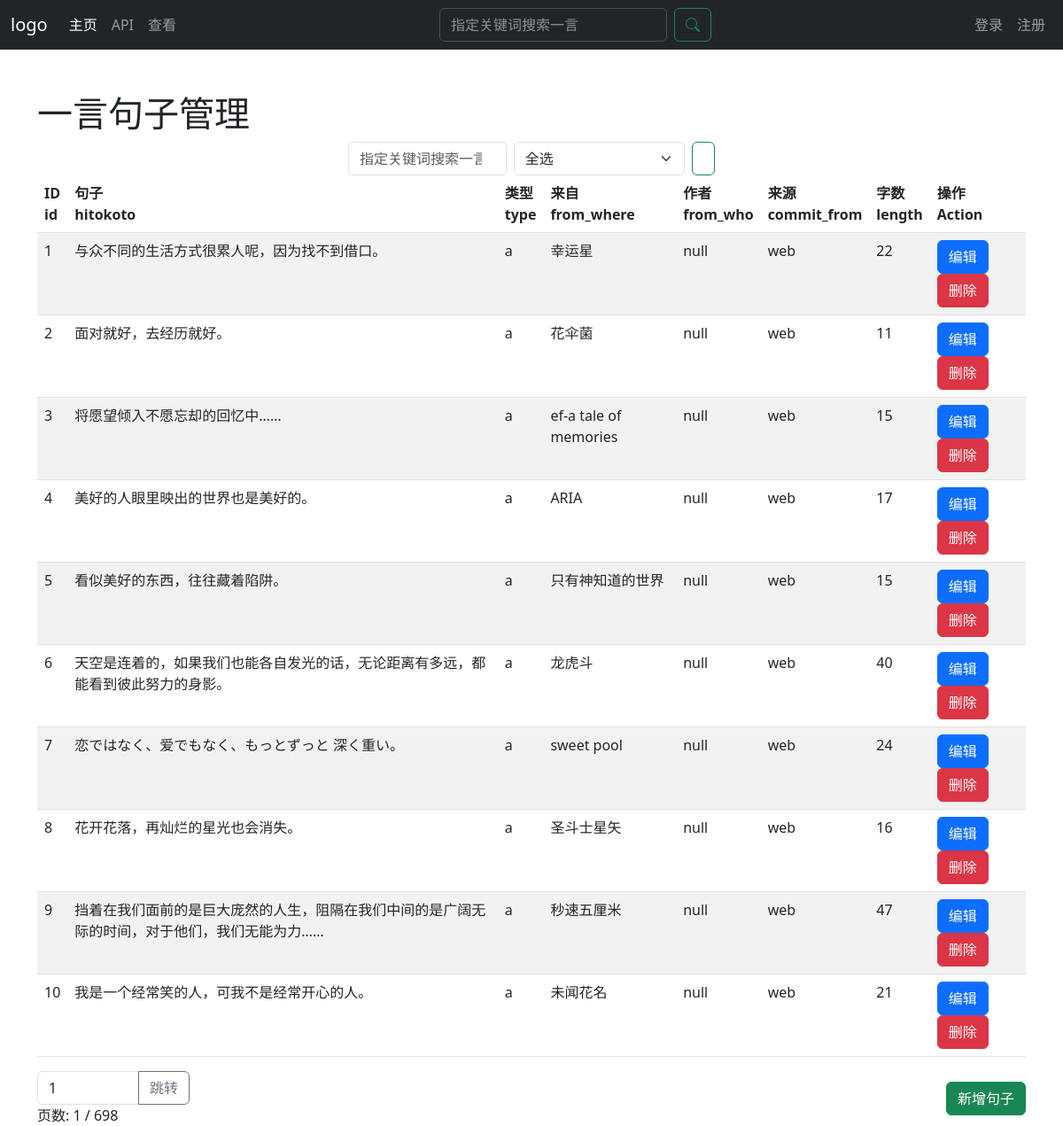
/admin/admin.php, run on the app's committed database.
### tables this page shows
CREATE TABLE `yiyan_data` (
  `id` int(11) NOT NULL,
  `uuid` varchar(255) DEFAULT NULL,
  `hitokoto` text NOT NULL,
  `type` varchar(1) NOT NULL DEFAULT 'a',
  `from_where` text DEFAULT NULL,
  `from_who` text DEFAULT NULL,
  `creator` text DEFAULT NULL,
  `creator_uid` int(11) NOT NULL DEFAULT 0,
  `reviewer` int(11) NOT NULL DEFAULT 0,
  `commit_from` varchar(20) NOT NULL DEFAULT 'web',
  `created_at` int(12) DEFAULT NULL,
  `length` int(3) NOT NULL
);

### sql.php (called while the page is built, shortened)
<?php
$config = [
    'host' => getenv('DB_HOST') ?: 'localhost',
    'user' => getenv('DB_USER') ?: 'db_username',
    'name' => getenv('DB_NAME') ?: 'db_name',
    'pass' => getenv('DB_PASS') ?: 'db_password',
    'table' => empty($dbtable) ? (getenv('DB_TABLE') ?: 'user') : $dbtable
];
try {
    $dbtable = $config['table'];
} catch (Exception $e) {
    die("数据库错误: ".$e->getMessage()."\n当前使用配置: ".json_encode($config, JSON_UNESCAPED_UNICODE));
}

### admin/admin.php (the view, shortened to what this page needs)
<?php
$dbtable = 'yiyan_data';
include_once("../sql.php");
$page = isset($_GET['page']) ? intval($_GET['page']) : 1;
$limit = 10;
$offset = ($page - 1) * $limit;
$sql = "SELECT * FROM " . "$dbtable" . " ORDER BY ID ASC LIMIT $limit OFFSET $offset";
$stmt = mysqli_stmt_init($conn);
mysqli_stmt_prepare($stmt, $sql);
mysqli_stmt_execute($stmt);
$result = mysqli_stmt_get_result($stmt);
$num = mysqli_num_rows($result);
$total_sql = "SELECT COUNT(*) AS total FROM " . "$dbtable";
$total_result = mysqli_query($conn, $total_sql);
$total_row = mysqli_fetch_assoc($total_result);
$total_pages = ceil($total_row['total'] / $limit);
?>
<!DOCTYPE html>
<html lang="en">
<head>
    <link href="https://cdn.jsdelivr.net/npm/bootstrap@5.3.0/dist/css/bootstrap.min.css" rel="stylesheet">
</head>
<body>
    <?php include_once("../navbar.php");?>
    <div class="container mt-5">
        <h1>一言句子管理</h1>
        <div class="d-flex justify-content-center">
            <form class="d-flex" role="search" method="post" action="/admin/admin.php">
                <input class="form-control me-2" type="search" placeholder="指定关键词搜索一言" aria-label="Search" name="text">
                <select class="form-select me-2" aria-label="Select category" name="yiyan_type">
                    <option value="z">全选</option>
                </select>
                <button class="btn btn-outline-success d-flex align-items-center justify-content-center" type="submit">
                </button>
            </form>
        </div>
        <table class="table table-striped">
            <thead>
                <tr>
                    <th><span>ID</span><br><span>id</span></th>
                    <th><span>句子</span><br><span>hitokoto</span></th>
                    <th><span>类型</span><br><span>type</span></th>
                    <th><span>来自</span><br><span>from_where</span></th>
                    <th><span>作者</span><br><span>from_who</span></th>
                    <th><span>来源</span><br><span>commit_from</span></th>
                    <th><span>字数</span><br><span>length</span></th>
                    <th><span>操作</span><br><span>Action</span></th>
                </tr>
            </thead>
            <tbody>
                <?php
                    if($num > 0){
                        for ($i=1; $i<=$num; $i++){
                            $info = mysqli_fetch_array($result, MYSQLI_BOTH);
                ?>
                <tr>
                    <td><?= $info['id']; ?></td>
                    <td><?= $info['hitokoto']; ?></td>
                    <td><?= $info['type']; ?></td>
                    <td><?= $info['from_where']; ?></td>
                    <td><?= $info['from_who']; ?></td>
                    <td><?= $info['commit_from']; ?></td>
                    <td><?= $info['length']; ?></td>
                    <td>
                        <a href="edit.php?id=<?= $info['id']; ?>" class="btn btn-primary">编辑</a>
                        <a href="delete.php?id=<?= $info['id']; ?>" class="btn btn-danger">删除</a>
                    </td>
                </tr>
                <?php
                }}
                ?>
            </tbody>
        </table>
        <div class="d-flex justify-content-between align-items-center">
            <div>
                <form action="/admin/admin.php" method="get">
                    <div class="input-group">
                        <input type="number" class="form-control" name="page" min="1" max="<?= $total_pages ?>" value="<?= $page ?>">
                        <button class="btn btn-outline-secondary" type="submit">跳转</button>
                    </div>
                </form>
                <span>页数: <?= $page ?> / <?= $total_pages ?></span>
            </div>
            <a href="add.php" class="btn btn-success">新增句子</a>
        </div>
    </div>
</body>
</html>

### navbar.php (shortened to what this page needs)
<nav class="navbar navbar-expand-sm bg-dark  navbar-fixed-top" data-bs-theme="dark">
    <div class="container-fluid">
        <a class="navbar-brand" href="/yiyan/index.html">logo</a>
        <div class="collapse navbar-collapse" id="navbarSupportedContent">
            <ul class="navbar-nav me-auto mb-2 mb-lg-0">
                <li class="nav-item">
                    <a class="nav-link active" aria-current="page" href="/yiyan/index.html">主页</a>
                </li>
                <li class="nav-item">
                    <a class="nav-link" href="/yiyan/yiyan.html">API</a>
                </li>
                <li class="nav-item">
                    <a class="nav-link" href="/yiyan/search.php">查看</a>
                </li>
            </ul>
            <form class="d-flex" role="search" method="post" action="/yiyan/search.php">
                <input class="form-control me-2" type="search" name="text" placeholder="指定关键词搜索一言" aria-label="Search">
                <button class="btn btn-outline-success d-flex align-items-center justify-content-center" type="submit">
                </button>
            </form>
            <ul class="navbar-nav flex-row flex-wrap ms-md-auto">
                <li class="nav-item col-6 col-md-auto " id="login">
                    <a class="nav-link" href="/yiyan/login.php?action=login">登录</a>
                </li>
                <li class="nav-item col-6 col-md-auto " id="res">
                    <a class="nav-link" href="/yiyyan/login.php?action=res">注册</a>
                </li>
            </ul>
        </div>
    </div>
</nav>

### data on the page
yiyan_data: id "1", hitokoto "与众不同的生活方式很累人呢，因为找不到借口。", type "a", from_where "幸运星", from_who "null", commit_from "web", length "22"
yiyan_data: id "2", hitokoto "面对就好，去经历就好。", type "a", from_where "花伞菌", from_who "null", commit_from "web", length "11"
yiyan_data: id "3", hitokoto "将愿望倾入不愿忘却的回忆中……", type "a", from_where "ef-a tale of memories", from_who "null", commit_from "web", length "15"
yiyan_data: id "4", hitokoto "美好的人眼里映出的世界也是美好的。", type "a", from_where "ARIA", from_who "null", commit_from "web", length "17"
yiyan_data: id "5", hitokoto "看似美好的东西，往往藏着陷阱。", type "a", from_where "只有神知道的世界", from_who "null", commit_from "web", length "15"
yiyan_data: id "6", hitokoto "天空是连着的，如果我们也能各自发光的话，无论距离有多远，都能看到彼此努力的身影。", type "a", from_where "龙虎斗", from_who "null", commit_from "web", length "40"
yiyan_data: id "7", hitokoto "恋ではなく、爱でもなく、もっとずっと 深く重い。", type "a", from_where "sweet pool", from_who "null", commit_from "web", length "24"
yiyan_data: id "8", hitokoto "花开花落，再灿烂的星光也会消失。", type "a", from_where "圣斗士星矢", from_who "null", commit_from "web", length "16"
yiyan_data: id "9", hitokoto "挡着在我们面前的是巨大庞然的人生，阻隔在我们中间的是广阔无际的时间，对于他们，我们无能为力……", type "a", from_where "秒速五厘米", from_who "null", commit_from "web", length "47"
yiyan_data: id "10", hitokoto "我是一个经常笑的人，可我不是经常开心的人。", type "a", from_where "未闻花名", from_who "null", commit_from "web", length "21"

### other printed values
$page "1"
$total_pages "698"
